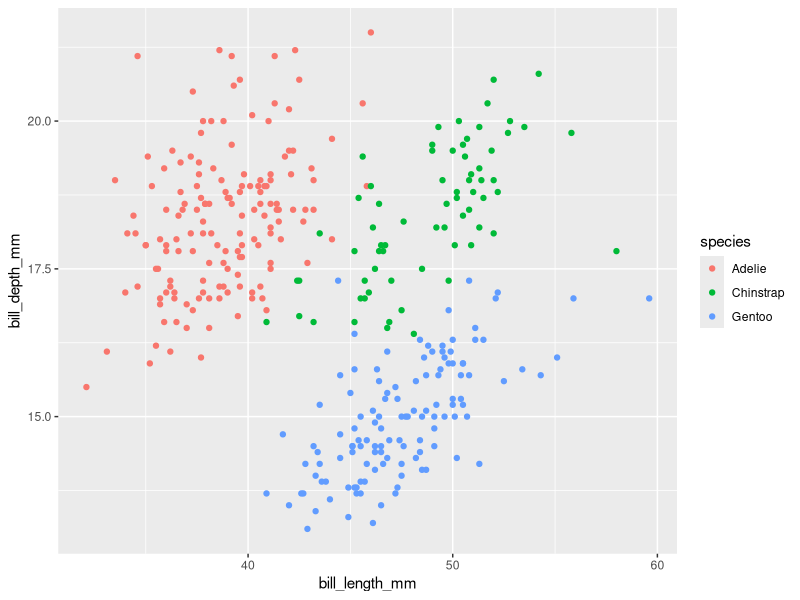
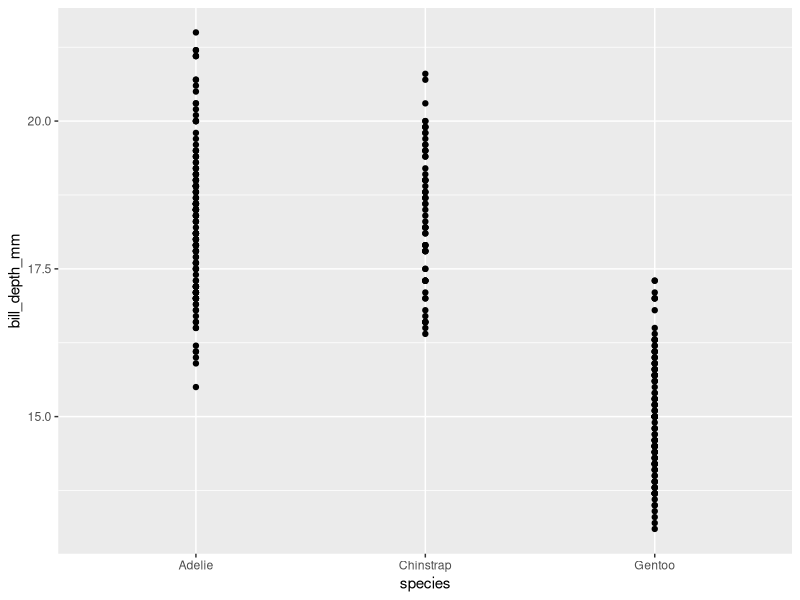

Write R code to recreate these figures, in order. (Note: this script raises an error after producing the figures.)
# BakerRipley Data Science Training Program
# R for Data Science (2e) – Section 1.2.5 Exercises
# Source: https://r4ds.hadley.nz/data-visualize.html#exercises
# NOTE: For full exercise text, see the linked R4DS chapter above.
#
# --- Exercises from R for Data Science (2e) — Section 1.2.5 --- 1-5, 7
# Replace each '# (Exercise text)' line with the full exercise text from https://r4ds.hadley.nz
#
# Exercise placeholders below:

library(tidyverse)
library(palmerpenguins)
library(ggplot2)
library(ggthemes)

# Exercise 1 ----
# How many rows are in penguins? How many columns?

# Your code below:
  # 344 rows and 8 columns


# Exercise 2 ----
#  What does the bill_depth_mm variable in the penguins data frame describe? Read the help for ?penguins to find out.
  #bill_depth_mm -- a number denoting bill depth (millimeters)


# Exercise 3 ----
# Make a scatterplot of bill_depth_mm vs. bill_length_mm. bill_depth_mm on the y-axis and bill_length_mm on the x-axis. 
  ## Describe the relationship between these two variables.
  # No visible relationship between bill length and depth, even when looking at species
  
  penguins |> 
  ggplot(
    mapping = aes (x = bill_length_mm, y = bill_depth_mm)) + 
    geom_point(mapping = aes (color = species))

# Exercise 4 ----
# What happens if you make a scatterplot of species vs. bill_depth_mm? 
    #Species is a categorical variable so they are just lines. 
    ggplot(
      data = penguins,
      mapping = aes (x = species, y = bill_depth_mm)
    ) + 
      geom_point()
    
    ## What might be a better choice of geom?
    # Bar chart
    
# Exercise 5 ----
# Why does the following give an error and how would you fix it?
    # does not denote an x or y axis. Would add x and y
    ggplot(data = penguins) + 
      geom_point()

    # Fixed version
    ggplot(data = penguins, mapping = aes (x = bill_length_mm, y = bill_depth_mm)) + 
      geom_point()

# Exercise 7 ----
# Add the following caption to the plot you made in the previous exercise: “Data come from the palmerpenguins package.” 
    ## Hint: Take a look at the documentation for labs().
    ggplot(
      data = penguins,
      mapping = aes(x = flipper_length_mm, y = body_mass_g)
    ) +
      geom_point(aes(color = species, shape = species)) +
      geom_smooth(method = "lm") +
      labs(
        title = "DID YOU KNOW?! Penguins body mass aligns with flipper length",
        subtitle = "Dimensions for Adelie, Chinstrap, and Gentoo Penguins",
        caption = "Data comes from the palmerpenguins package. (caption)",
        x = "Flipper length (mm)", y = "Body mass (g)",
        tag = "This is a tag",
        alt = "this is alt",
        alt_insight = "this is alt_insight",
        color = "Species", shape = "Species"
      ) +
      scale_color_colorblind()




